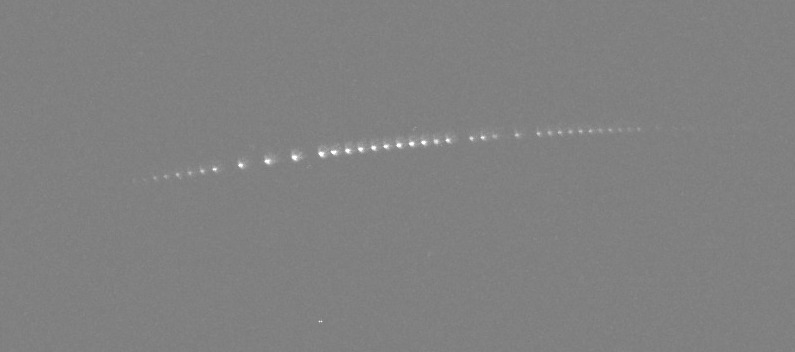
#> input picture data/dfn_highlights/051_Kanandah/051_2021-12-11_182730_E_DSC_0884-G_cropped.jpeg, 795 x 352 px, found by its file name
$ python scikit_blobs_dog.py
#> lines starting #> are read from the running program, lines starting #| are printed output that depends on the picture
"""
    Blob Detection Script using Difference of Gaussian (DoG)

    This script performs blob detection on a grayscale image using the Difference of Gaussian (DoG) method from the scikit-image library.
    The script includes the following main functionalities:
    - Loading a grayscale image from a specified file path.
    - Detecting blobs in the image using the DoG method.
    - Visualizing the detected blobs on the original image using matplotlib.

    Dependencies:
    - scikit-image

    Usage:
    Run the script to perform blob detection on the predefined sample image and display the detected blobs.
"""


from math import sqrt
from pathlib import Path

import matplotlib.pyplot as plt
import skimage as ski
from skimage.feature import blob_dog


image_path = Path(Path(__file__).parents[2], 'data', 'fireball_images', 'cropped', '051_2021-12-11_182730_E_DSC_0884-G_cropped.jpeg')

image = ski.io.imread(image_path)
#> image is the input picture: shape (352, 795); min 117, max 255, mean 128.5

image_gray = image

blobs_dog = blob_dog(image_gray, max_sigma=20, threshold=.025)
#> blobs_dog = 36 rows, first 8: [154, 321, 1.6], [157, 294, 1.6], [143, 411, 1.6], [145, 399, 1.6], [161, 267, 1.6], [147, 373, 1.6], [150, 347, 1.6], [142, 423, 1.6]
blobs_dog[:, 2] = blobs_dog[:, 2] * sqrt(2)

fig, ax = plt.subplots(figsize=(6, 6))

ax.set_title('Difference of Gaussian')
ax.imshow(image, cmap='gray')

for blob in blobs_dog:
    y, x, r = blob
    c = plt.Circle((x, y), r, color='lime', linewidth=1, fill=False)
    ax.add_patch(c)
#> this loop made 36 passes
#> (y, x, r) on passes 1 to 12: (154, 321, 2.26), (157, 294, 2.26), (143, 411, 2.26), (145, 399, 2.26), (161, 267, 2.26), (147, 373, 2.26), (150, 347, 2.26), (142, 423, 2.26), (152, 334, 2.26), (165, 240, 2.26), (149, 360, 2.26), (146, 386, 2.26)

plt.axis('off')
plt.tight_layout()
plt.show()
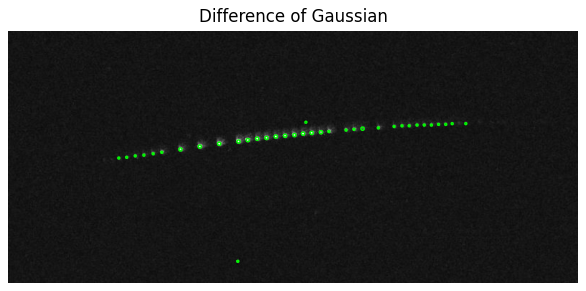
#> figure drawn by matplotlib, 1 panel
